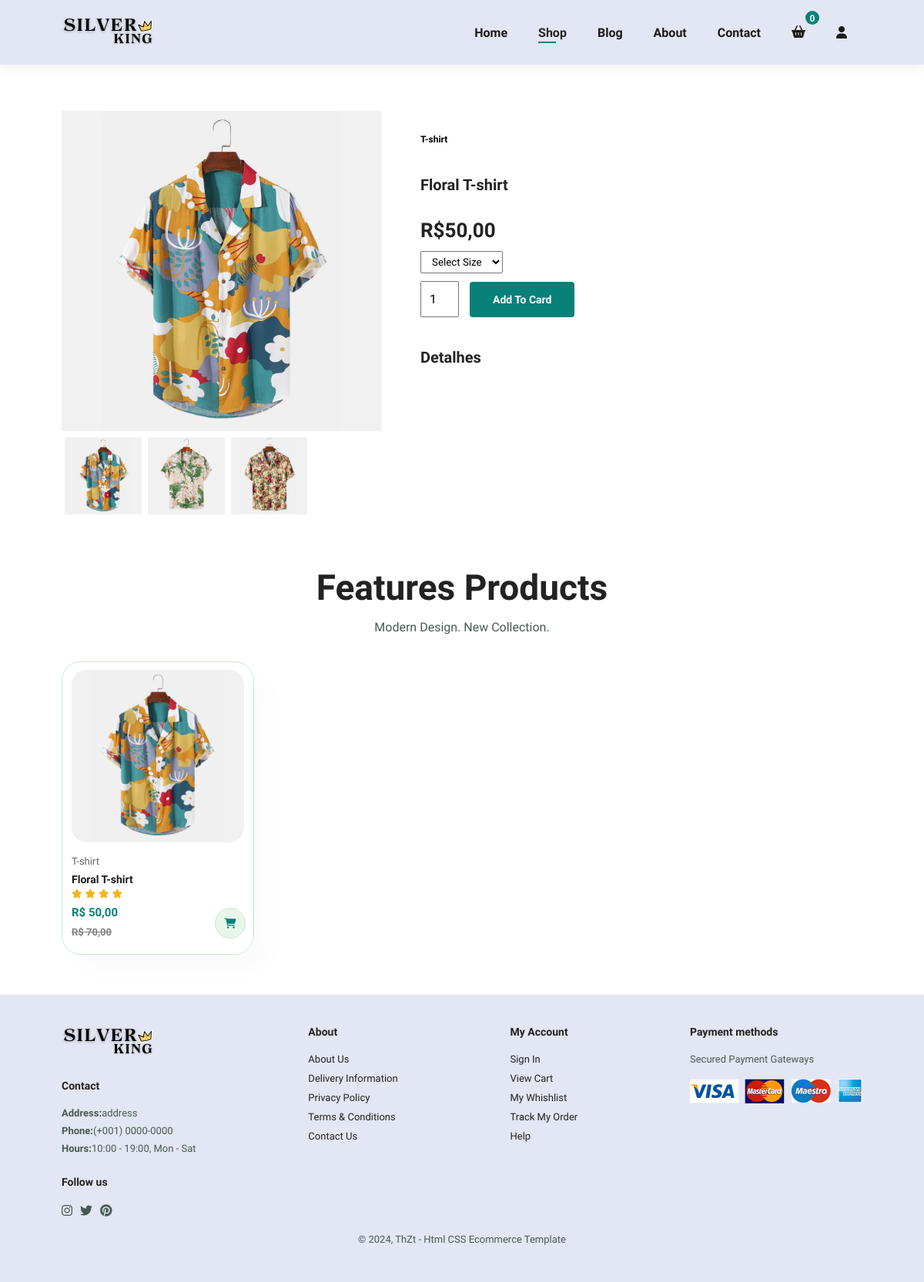
Page /product/1 on the committed database.
### core/models.py (models this page shows, shortened)
class Product(models.Model):
    pid = ShortUUIDField(unique=True, length=10, max_length=20, prefix="cat", alphabet="abcdefghi1234")
    user = models.ForeignKey(User, on_delete=models.SET_NULL, null=True)
    category = models.ForeignKey(Category, on_delete=models.SET_NULL, null=True)
    vendor = models.ForeignKey(Vendor, on_delete=models.SET_NULL, null=True)
    title = models.CharField(max_length=100, default="Fresh Pear")
    image = models.ImageField(upload_to=user_directory_path, default="product.jpg")
    description = models.TextField(null=True, blank=True, default="this is the product")
    price = models.DecimalField(max_digits=10, decimal_places=2, default="1.99")
    old_price = models.DecimalField(max_digits=10, decimal_places=2, default="2.99", null=True, blank=True)
    freight = models.DecimalField(max_digits=10, decimal_places=2, null=False, blank=False)
    specifications = models.TextField(null=True, blank=True)
    product_status = models.CharField(max_length=10, choices=STATUS, default="in review")
    status = models.BooleanField(default=True)
    in_stock = models.BooleanField(default=True)
    featured = models.BooleanField(default=False)
    new = models.BooleanField(default=False)
    digital = models.BooleanField(default=False)
    sku = ShortUUIDField(unique=True, length=4, max_length=10, prefix="sku", alphabet="abcdefghi1234")
    date = models.DateField(auto_now_add=True)
    updated = models.DateTimeField(null=True, blank=True)
    class Meta:
        verbose_name_plural = "Products"

class Productimages(models.Model):
    images = models.ImageField(upload_to="products-images", default="products.jpg")
    product = models.ForeignKey(Product, on_delete=models.SET_NULL, null=True)
    date = models.DateTimeField(auto_now_add=True)
    class Meta:
        verbose_name_plural = "Product images"

class Category(models.Model):
    cid = ShortUUIDField(unique=True, length=10, max_length=20, prefix="cat", alphabet="abcdefghi1234")
    title = models.CharField(max_length=100, default="Jewelery")
    image = models.ImageField(upload_to=user_directory_path, default="category.jpg")
    class Meta:
        verbose_name_plural = "Categories"
    def __str__(self):
        return self.title

### core/views.py (the view)
# urls.py: path("product/<int:pk>", views.s_product, name="product"),
def s_product(request, pk):
    product = Product.objects.get(pk=pk)
    img_product = Productimages.objects.filter(product=pk)
    feat_list = Product.objects.filter(product_status="published", featured=True)
    context = {
        'product':product,
        'img_product':img_product,
        'feat_list':feat_list,
    }
    return render(request, 'sproduct/index.html', context)

### templates/sproduct/index.html (shortened to what this page needs)
{% extends 'base.html' %}
{% load static %}
{% block opc_navbar %}
  <li><a href="{% url "core:home" %}">Home</a></li>
  <li><a class="active" href="{% url "core:shop" %}">Shop</a></li>
  <li><a href="{% url "core:blog" %}">Blog</a></li>
  <li><a href="{% url "core:about" %}">About</a></li>
  <li><a href="{% url "core:contact" %}">Contact</a></li>
  <li id="lg-bag"><span>{{ request.quantidade_itens_carrinho }}</span><a href="{% url "core:cart" %}"><i class="fa-solid fa-basket-shopping"></i></a></li>
  <li id="lg-user"><a href="{% url "userauths:signin" %}"><i class="fa-solid fa-user"></i></a></li>
{% endblock opc_navbar %}
{% block content %}
<section id="prodetails" class="section-p1">
  <div class="single-pro-image">
    <img src="../media/{{ product.image }}" width="100%" id="MainImg" alt="">
    <div class="small-img-group">
      <div class="small-img-col">
        <img src="../media/{{ product.image }}" width="100%" class="small-img" alt="">
      </div>
      {% for imgs in img_product %}
        <div class="small-img-col">
          <img src="../media/{{ imgs.images }}" width="100%" class="small-img" alt="">
        </div>
      {% endfor %}
    </div>
  </div>
  <div class="single-pro-details">
    <h6>{{ product.category }}</h6>
    <h4>{{ product.title }}</h4>
    <h2>R${{ product.price }}</h2>
    <select>
      <option>Select Size</option>
    </select>
    <input type="number" value="1">
    <button class="normal">Add To Card</button>
    <h4>Detalhes</h4>
  </div>
</section>
<section id="product-1"  class="section-p1">
  <h2>Features Products</h2>
  <p>Modern Design. New Collection.</p>
  {% for product in feat_list %}
    {% include "base-product.html" %}
  {% endfor %}
</section>
{% endblock content %}

### templates/base.html (shortened to what this page needs)
{% load static %}
<!DOCTYPE html>
<html lang="pt-br">
<head>
    <link rel="stylesheet" href="{% static 'home/css/styles.css' %}"/>
    <link rel="stylesheet" href="https://cdnjs.cloudflare.com/ajax/libs/font-awesome/6.5.1/css/all.min.css"/>
</head>
<body>
  <section id="header">
    <a href="{% url "core:home" %}"><img src="{% static 'home/img/logo.png' %}" class="logo" alt=""></a>
    <div>
      <ul id="navbar">
        {% block opc_navbar %}{% endblock opc_navbar %}
      </ul>
    </div>
  </section>
  {% block content %}{% endblock content %}
  <footer class="section-p1">
    <div class="col">
      <img class="logo" src="{% static 'home/img/logo.png' %}" alt="">
      <h4>Contact</h4>
      <p><strong>Address:</strong>address</p>
      <p><strong>Phone:</strong>(+001) 0000-0000</p>
      <p><strong>Hours:</strong>10:00 - 19:00, Mon - Sat</p>
      <div class="follow">
        <h4>Follow us</h4>
        <div class="icon">
          <i class="fa-brands fa-instagram"></i>
          <i class="fa-brands fa-twitter"></i>
          <i class="fa-brands fa-pinterest"></i>
        </div>
      </div>
    </div>
    <div class="col">
      <h4>About</h4>
      <a href="{% url "core:about" %}">About Us</a>
      <a href="#">Delivery Information</a>
      <a href="#">Privacy Policy</a>
      <a href="#">Terms & Conditions</a>
      <a href="{% url "core:contact" %}">Contact Us</a>
    </div>
    <div class="col">
      <h4>My Account</h4>
      <a href="{% url "userauths:signin" %}">Sign In</a>
      <a href="{% url "core:cart" %}">View Cart</a>
      <a href="#">My Whishlist</a>
      <a href="#">Track My Order</a>
      <a href="#">Help</a>
    </div>
    <div class="col pay">
      <h4>Payment methods</h4>
      <p>Secured Payment Gateways</p>
      <img src="{% static 'home/img/pay/pay.png' %}" alt="">
    </div>
    <div class="copyright">
      <p>© 2024, ThZt - Html CSS Ecommerce Template</p>
    </div>
  </footer>
</body>
</html>

### templates/base-product.html
<div class="pro">
  <img src="/media/{{ product.image }}" alt="" onclick="window.location.href='{% url "core:product" pk=product.pk %}'">
  <div class="des">
    <span>{{ product.category }}</span>
    <h5>{{ product.title }}</h5>
    <div class="star">
      <i class="fas fa-star"></i>
      <i class="fas fa-star"></i>
      <i class="fas fa-star"></i>
      <i class="fas fa-star"></i>
    </div>
    <h4>R$ {{ product.price }}</h4>
    {% if product.old_price %}
      <h4><s>R$ {{ product.old_price }}</s></h4>
    {% endif %}
  </div>
  <button class="cartSend" data-pk="{{ product.pk }}"><i class="fa-solid fa-cart-shopping"></i></button>
</div>

### static/home/css/styles.css (style rules this page uses)
* { margin: 0; padding: 0; box-sizing: border-box; font-family: 'Spartan', sans-serif; }
h2 { font-size: 46px; line-height: 54px; color: #222; }
h4 { font-size: 20px; color: #222; }
h6 { font-weight: 700; font-size: 12px; }
p { font-size: 16px; color: #465b52; margin: 15px 0 20px 0; }
.section-p1 { padding: 40px 80px; }
button.normal { font-size: 14px; font-weight: 600; padding: 15px 30px; color: #000; background-color: #fff; border-radius: 4px; cursor: pointer; border: none; outline: none; transition: 0.2s; }
body { width: 100%; }
#header { display: flex; align-items: center; justify-content: space-between; padding: 20px 80px; background: #e3e6f3; box-shadow: 0 5px 15px rgba(0, 0, 0, 0.06); z-index: 999; position: sticky; top: 0; left: 0; }
#navbar { display: flex; align-items: center; justify-content: center; }
#navbar li { list-style: none; padding: 0 20px; position: relative; }
#navbar li a { text-decoration: none; font-size: 16px; font-weight: 600; color: #1a1a1a; transition: 0.3s ease; }
#navbar li span { display: flex; justify-content: center; align-items: center; height: 18px; width: 18px; left: 18px; background-color: #088178; padding-top: 3px; color: #fff; border-radius: 50%; font-size: 12px; font-weight: 600; position: relative; }
#lg-bag { bottom: 10px; }
#navbar li a:hover, #navbar li a.active { color: #222424; }
#navbar li a.active::after, #navbar li a:hover::after { content: ""; width: 30%; height: 2px; background: #088178; position: absolute; bottom: -4px; left: 20px; }
#product-1 { text-align: center; display: flex; flex-direction: column; justify-content: space-between; padding-top: 20px; }
#product-1 .pro { width: 23%; min-width: 250px; padding: 10px 12px; border: 1px solid #cce7d0; border-radius: 25px; box-shadow: 20px 20px 30px rgba(0, 0, 0, 0.02); margin: 15px 0; margin-right: 12px; margin-bottom: 12px; transition: 0.2s ease; position: relative; }
#product-1 .pro img { cursor: pointer; width: 100%; border-radius: 20px; }
#product-1 .pro .des { text-align: start; padding: 10px 0; }
#product-1 .pro .des span { color: #606063; font-size: 13px; }
#product-1 .pro .des h5 { padding-top: 7px; color: #1a1a1a; font-size: 14px; }
#product-1 .pro .des i { font-size: 12px; color: rgb(243, 181, 25); }
#product-1 .pro .des h4 { padding-top: 7px; font-size: 15px; font-weight: 700; color: #088178; }
#product-1 .pro .des h4 s { padding-top: 7px; font-size: 13px; font-weight: 700; color: #828282; }
#product-1 .pro button { width: 40px; height: 40px; line-height: 40px; border-radius: 50px; background-color: #e8f6ea; font-weight: 500; color: #088178; border: 1px solid #cce7d0; position: absolute; bottom: 20px; right: 10px; cursor: pointer; }
footer { display: flex; flex-wrap: wrap; justify-content: space-between; background-color: #e3e6f3; }
footer .col { display: flex; flex-direction: column; align-items: flex-start; margin-bottom: 20px; }
footer .logo { margin-bottom: 30px; }
footer h4 { font-size: 14px; padding-bottom: 20px; }
footer p { font-size: 13px; margin: 0 0 8px 0; }
footer a { font-size: 13px; text-decoration: none; color: #222; margin-bottom: 10px; }
footer .follow { margin-top: 20px; }
footer .follow i { color: #465b52; padding-right: 6px; cursor: pointer; }
footer .pay img { margin: 10px 0 15px 0; }
footer .copyright { width: 100%; text-align: center; }
#prodetails { display: flex; margin-top: 20px; }
#prodetails .single-pro-image { width: 40%; margin-right: 50px; }
.small-img-group { display: flex; }
.small-img-col { flex-basis: 24%; cursor: pointer; margin: 4px; }
#prodetails .single-pro-details { width: 50%; padding-top: 30px; }
#prodetails .single-pro-details h4 { padding: 40px 0 20px 0; }
#prodetails .single-pro-details h2 { font-size: 26px; }
#prodetails .single-pro-details select { display: block; padding: 5px 10px; margin-bottom: 10px; }
#prodetails .single-pro-details input { width: 50px; height: 47px; padding-left: 10px; font-size: 16px; margin-right: 10px; }
#prodetails .single-pro-details button { cursor: pointer; background-color: #088178; color: #fff; }

### rows in the picture
Product: image (picture), category "T-shirt", title "Floral T-shirt", price "50,00", old_price "70,00"
Productimages: images (picture)
Productimages: images (picture)

### other values in the picture
{{ request.quantidade_itens_carrinho }} "0"
